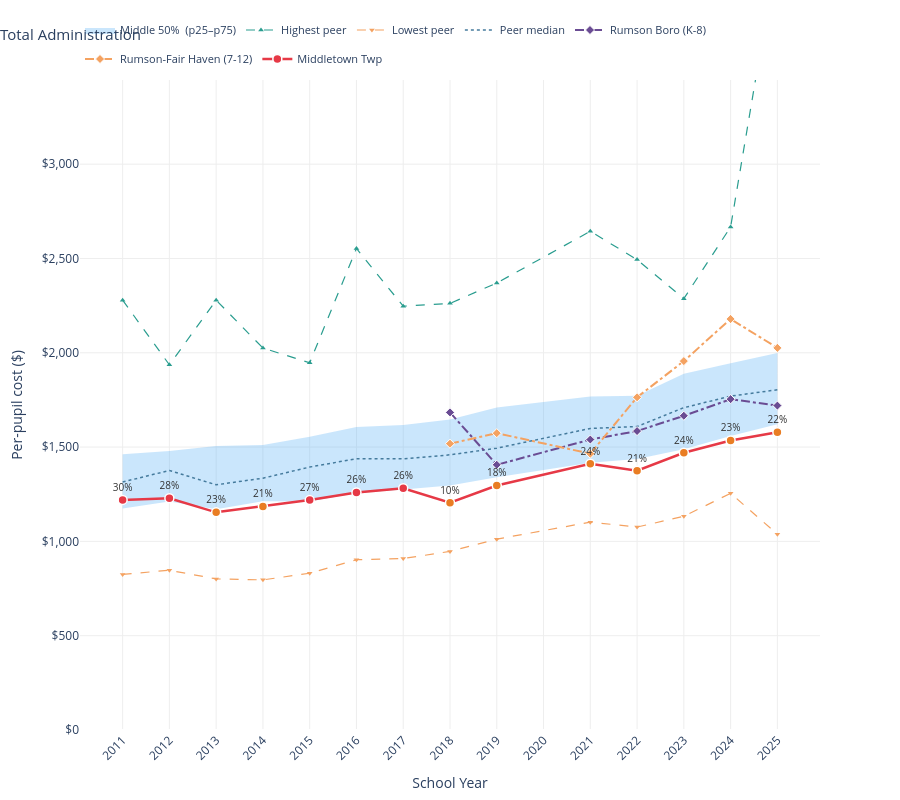

Write notebook code for a chart like this one.
### Markdown cell above
---
## Administration

### Code cell
sigma_chart('Total Administration', '$', 'Per-pupil cost ($)').show()

### Figure 1 — Plotly figure (JSON) as saved in the notebook; plotly's stock layout.template omitted (floating-point values rounded to 4 significant figures)
{"data": [{"hoverinfo": "skip", "line": {"width": 0}, "mode": "lines", "showlegend": false, "type": "scatter", "x": [2011, 2012, 2013, 2014, 2015, 2016, 2017, 2018, 2019, 2021, 2022, 2023, 2024, 2025], "y": [1462.0, 1479.0, 1506.0, 1511.0, 1554.0, 1606.0, 1616.0, 1646.0, 1710.0, 1768.0, 1772.0, 1888.0, 1944.0, 1999.0]}, {"fill": "tonexty", "fillcolor": "rgba(66,165,245,0.28)", "hoverinfo": "skip", "legendgroup": "bands", "line": {"width": 0}, "mode": "lines", "name": "Middle 50%  (p25–p75)", "showlegend": true, "type": "scatter", "x": [2011, 2012, 2013, 2014, 2015, 2016, 2017, 2018, 2019, 2021, 2022, 2023, 2024, 2025], "y": [1175.0, 1212.0, 1171.0, 1213.0, 1212.0, 1257.0, 1274.0, 1297.0, 1340.0, 1416.0, 1436.0, 1488.0, 1558.0, 1621.0]}, {"hovertemplate": "<b>%{x}</b><br>Highest: %{text}<extra>Highest peer</extra>", "line": {"color": "#2A9D8F", "dash": "dash", "width": 1.2}, "marker": {"color": "#2A9D8F", "size": 5, "symbol": "triangle-up"}, "mode": "lines+markers", "name": "Highest peer", "text": ["$2,279 — PLEASANTVILLE CITY", "$1,936 — PLAINFIELD CITY", "$2,279 — PLEASANTVILLE CITY", "$2,025 — PLEASANTVILLE CITY", "$1,947 — CAMDEN CITY", "$2,553 — BELLEVILLE TOWN", "$2,247 — CITY OF ORANGE TWP", "$2,262 — Pleasantville City", "$2,370 — Camden City", "$2,644 — Camden City", "$2,494 — Plainfield City", "$2,287 — Lakewood Twp", "$2,667 — Perth Amboy City", "$4,133 — Burlington Twp"], "type": "scatter", "x": [2011, 2012, 2013, 2014, 2015, 2016, 2017, 2018, 2019, 2021, 2022, 2023, 2024, 2025], "y": [2279.0, 1936.0, 2279.0, 2025.0, 1947.0, 2553.0, 2247.0, 2262.0, 2370.0, 2644.0, 2494.0, 2287.0, 2667.0, 4133.0]}, {"hovertemplate": "<b>%{x}</b><br>Lowest: %{text}<extra>Lowest peer</extra>", "line": {"color": "#F4A261", "dash": "dash", "width": 1.2}, "marker": {"color": "#F4A261", "size": 5, "symbol": "triangle-down"}, "mode": "lines+markers", "name": "Lowest peer", "text": ["$825 — LACEY TWP", "$847 — LACEY TWP", "$801 — BURLINGTON TWP", "$796 — HAMILTON TWP", "$831 — HAMMONTON TOWN", "$903 — LACEY TWP", "$909 — LACEY TWP", "$947 — Lacey Twp", "$1,012 — Edison Twp", "$1,102 — Edison Twp", "$1,076 — West New York Town", "$1,133 — Irvington Township", "$1,255 — Brick Twp", "$1,038 — Barnegat Twp"], "type": "scatter", "x": [2011, 2012, 2013, 2014, 2015, 2016, 2017, 2018, 2019, 2021, 2022, 2023, 2024, 2025], "y": [825.0, 847.0, 801.0, 796.0, 831.0, 903.0, 909.0, 947.0, 1012.0, 1102.0, 1076.0, 1133.0, 1255.0, 1038.0]}, {"hovertemplate": "<b>%{x}</b><br>Peer median: %{text}<extra>Peer median</extra>", "line": {"color": "#457B9D", "dash": "dot", "width": 1.5}, "mode": "lines", "name": "Peer median", "text": ["$1,315", "$1,376", "$1,300", "$1,335", "$1,394", "$1,438", "$1,438", "$1,459", "$1,494", "$1,599", "$1,609", "$1,709", "$1,770", "$1,804"], "type": "scatter", "x": [2011, 2012, 2013, 2014, 2015, 2016, 2017, 2018, 2019, 2021, 2022, 2023, 2024, 2025], "y": [1315.0, 1376.0, 1300.0, 1335.0, 1394.0, 1438.0, 1438.0, 1459.0, 1494.0, 1599.0, 1609.0, 1709.0, 1770.0, 1804.0]}, {"hovertemplate": "<b>%{x}</b><br>Rumson Boro (K-8): %{text}<extra>Rumson Boro (K-8)</extra>", "line": {"color": "#6A4C93", "dash": "dashdot", "width": 2}, "marker": {"color": "#6A4C93", "line": {"color": "white", "width": 1}, "size": 7, "symbol": "diamond"}, "mode": "lines+markers", "name": "Rumson Boro (K-8)", "text": ["N/A", "N/A", "N/A", "N/A", "N/A", "N/A", "N/A", "$1,684", "$1,406", "$1,540", "$1,585", "$1,666", "$1,754", "$1,720"], "type": "scatter", "x": [2011, 2012, 2013, 2014, 2015, 2016, 2017, 2018, 2019, 2021, 2022, 2023, 2024, 2025], "y": [NaN, NaN, NaN, NaN, NaN, NaN, NaN, 1684.0, 1406.0, 1540.0, 1585.0, 1666.0, 1754.0, 1720.0]}, {"hovertemplate": "<b>%{x}</b><br>Rumson-Fair Haven (7-12): %{text}<extra>Rumson-Fair Haven (7-12)</extra>", "line": {"color": "#F4A261", "dash": "dashdot", "width": 2}, "marker": {"color": "#F4A261", "line": {"color": "white", "width": 1}, "size": 7, "symbol": "diamond"}, "mode": "lines+markers", "name": "Rumson-Fair Haven (7-12)", "text": ["N/A", "N/A", "N/A", "N/A", "N/A", "N/A", "N/A", "$1,518", "$1,574", "$1,465", "$1,764", "$1,956", "$2,179", "$2,026"], "type": "scatter", "x": [2011, 2012, 2013, 2014, 2015, 2016, 2017, 2018, 2019, 2021, 2022, 2023, 2024, 2025], "y": [NaN, NaN, NaN, NaN, NaN, NaN, NaN, 1518.0, 1574.0, 1465.0, 1764.0, 1956.0, 2179.0, 2026.0]}, {"customdata": ["$1,220<br>30th percentile  (within peer IQR)<br>vs 105 peer districts", "$1,229<br>28th percentile  (within peer IQR)<br>vs 105 peer districts", "$1,154<br>23th percentile  (below peer IQR)<br>vs 105 peer districts", "$1,185<br>21th percentile  (below peer IQR)<br>vs 102 peer districts", "$1,219<br>27th percentile  (within peer IQR)<br>vs 102 peer districts", "$1,259<br>26th percentile  (within peer IQR)<br>vs 102 peer districts", "$1,282<br>26th percentile  (within peer IQR)<br>vs 100 peer districts", "$1,205<br>10th percentile  (below peer IQR)<br>vs 97 peer districts", "$1,296<br>18th percentile  (below peer IQR)<br>vs 96 peer districts", "$1,412<br>24th percentile  (below peer IQR)<br>vs 91 peer districts", "$1,375<br>21th percentile  (below peer IQR)<br>vs 91 peer districts", "$1,470<br>24th percentile  (below peer IQR)<br>vs 94 peer districts", "$1,535<br>23th percentile  (below peer IQR)<br>vs 95 peer districts", "$1,579<br>22th percentile  (below peer IQR)<br>vs 95 peer districts"], "hovertemplate": "<b>%{x}</b><br>Middletown: %{customdata}<extra>Middletown</extra>", "line": {"color": "#E63946", "width": 2.5}, "marker": {"color": ["#E63946", "#E63946", "#E97D23", "#E97D23", "#E63946", "#E63946", "#E63946", "#E97D23", "#E97D23", "#E97D23", "#E97D23", "#E97D23", "#E97D23", "#E97D23"], "line": {"color": "white", "width": 1.5}, "size": 9}, "mode": "lines+markers+text", "name": "Middletown Twp", "text": ["30%", "28%", "23%", "21%", "27%", "26%", "26%", "10%", "18%", "24%", "21%", "24%", "23%", "22%"], "textfont": {"color": "#333", "size": 10}, "textposition": "top center", "type": "scatter", "x": [2011, 2012, 2013, 2014, 2015, 2016, 2017, 2018, 2019, 2021, 2022, 2023, 2024, 2025], "y": [1220.0, 1229.0, 1154.0, 1185.0, 1219.0, 1259.0, 1282.0, 1205.0, 1296.0, 1412.0, 1375.0, 1470.0, 1535.0, 1579.0]}], "layout": {"height": 800, "hovermode": "x unified", "legend": {"font": {"size": 11}, "orientation": "h", "x": 0, "xanchor": "left", "y": 1.01, "yanchor": "bottom"}, "margin": {"b": 60, "l": 80, "r": 80, "t": 80}, "paper_bgcolor": "white", "plot_bgcolor": "white", "title": {"font": {"size": 15}, "text": "Total Administration", "x": 0}, "xaxis": {"dtick": 1, "gridcolor": "#eee", "tickangle": -45, "title": {"text": "School Year"}}, "yaxis": {"gridcolor": "#eee", "range": [0, 3446.0], "tickformat": ",", "tickprefix": "$", "title": {"text": "Per-pupil cost ($)"}}}}
